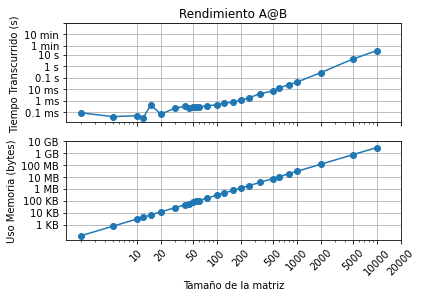

Python code for this plot:
import numpy as np 
from numpy import zeros,float32,half,single,double,longdouble
from time import perf_counter
import matplotlib.pyplot as plt
from scipy import linalg

def matriz_laplaciana(N,dtype = float32):
    A =zeros((N,N),dtype =dtype)
    for i in range(N):
        for j in range(N):
            if i == j:
                A[i,j] = 2
            if i+1 ==j:
                A[i,j] = -1
            if i-1 == j:
                A[i,j] = -1
    return A
    
list1 = [2, 5, 10,12, 15, 20,30, 40, 45, 50, 55,60, 75, 100,125, 160, 200,250, 350, 500,600, 800, 1000,2000, 5000, 10000]
numpy_values =[]
scipy_values = []
name = ("matmul1.txt")
file=open(name,'w')    
memory = []
for N in list1:
    A = matriz_laplaciana(N,longdouble)
    t1 = perf_counter()
    B = linalg.inv(A,overwrite_a=True)
    t2 = perf_counter()
    dt = t2 - t1
    print(f"Para N = {N}, el tiempo transcurrido numpy = {dt} s\n")
    size = 1*(N*N)*30
    memory.append(size)
    file.write(f"{N} {dt}\n")
file.close()
   
x = [10,20,50,100,200,500,1000,2000,5000,10000,20000]
xlab = ["10","20","50","100","200","500","1000","2000","5000","10000","20000"]
y = [0.1e-3,1e-3,1e-2,0.1,1.,10.,60,60*10, 60*100]
ylab = ["0.1 ms","1 ms","10 ms","0.1 s","1 s","10 s","1 min","10 min"] #esta linea define visualmente el 
#escalado en el eje y en mili segundos, segundos y minutos
y2 = [10**3,10**4,10**5,10**6,10**7,10**8,10**9,10**10]
ylab2 = ["1 KB","10 KB","100 KB","1 MB","10 MB","100 MB","1 GB","10 GB","100 GB"]

plt.figure()
#creo el gráfico 1

plt.subplot(2,1,1)
  
times_list = []
name = ("matmul1.txt")
file = open(name,'r')
results_matrix = [[(num) for num in line.split(' ')] for line in file]
for i in range(len(list1)):
    times_yi_values = results_matrix[i][1]
    times_list.append(float(times_yi_values))

file.close()
plt.loglog(list1,times_list,"-o")
    
plt.xticks(x,[],rotation='45')
plt.yticks(y,ylab)
plt.grid() 
plt.ylabel("Tiempo Transcurrido (s) ")
plt.title("Rendimiento A@B")

#creo el grafico 2
plt.subplot(2,1,2)
plt.loglog(list1,memory,"-o")  
plt.xticks(x,xlab,rotation='45')
plt.yticks(y2,ylab2)
plt.grid() 
plt.ylabel("Uso Memoria (bytes)")
plt.xlabel("Tamaño de la matriz")
plt.show()
